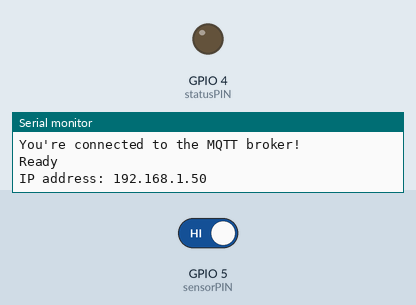
Simulated run of this sketch. Board: ESP8266 (NodeMCU). Parts: output pins drawn as LEDs (lit = HIGH), the last lines printed to the serial monitor. The test bench sets the inputs (shaded band); at power-on: GPIO 5 (sensorPIN) HIGH. WiFi joins after 1.5 s; servers stay silent unless stated; no MQTT or app messages arrive unless stated.

Above: at 2.7 s.
2.8 s: GPIO 5 (sensorPIN) driven LOW
4.3 s: GPIO 5 (sensorPIN) driven HIGH
At 10.1 s:
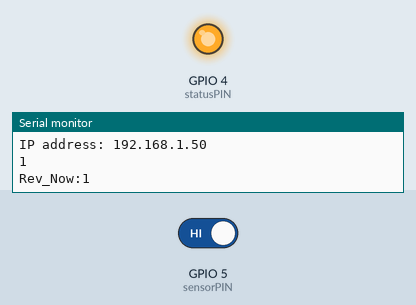
Timing chart, 0 to 22.0 s (numbered marks = the images above; inputs shaded):
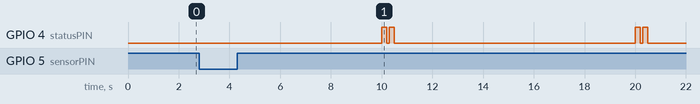

The sketch:

RPM_MQTT.ino
```cpp
#include <ESP8266WiFi.h>
#include <ESP8266mDNS.h>
#include <ArduinoOTA.h>
#include <ArduinoMqttClient.h>

const char* ssid = "RF_AP1"; //AP SSID
const char* password = "payungteduh123"; //AP PASSWORD

WiFiClient wifiClient;
MqttClient mqttClient(wifiClient);

const char broker[] = "172.16.68.72";
int        port     = 1883;
const char topic[]  = "wheel1/rpm/data/subs1";

//WiFi config
IPAddress local_IP(172, 16, 68, 202);
IPAddress subnet(255, 255, 255, 0);
IPAddress gateway(172, 16, 68, 1);
IPAddress primaryDNS(8, 8, 8, 8);
IPAddress secondaryDNS(8, 8, 4, 4);

int idRPM = 35;    //Wheel 1
int rev = 0;
int sensorStateLast;
int sensorPIN = 5;
int statusPIN = 4;
int sensor_id = 2;
bool data = true;
unsigned long endTime;
unsigned long elapsedTime;

// Generally, you should use "unsigned long" for variables that hold time
// The value will quickly become too large for an int to store
unsigned long previousMillis = 0;        // will store last val = 0


// constants won't change:
const long interval = 10000;           // interval at which to reset is 10000 ms / 10 s
//const int betweenReadings = 500;       // interval at which it will read your variable

void setup() {
  Serial.begin(115200);
  pinMode(sensorPIN, INPUT);
  pinMode(statusPIN, OUTPUT);
  if (!WiFi.config(local_IP, gateway, subnet, primaryDNS, secondaryDNS)) {
    Serial.println("STA Failed to configure");
  }
  WiFi.mode(WIFI_STA);
  WiFi.begin(ssid, password); //WiFi init
  Serial.print("Connecting");
  Serial.println();
  while (WiFi.status() != WL_CONNECTED) { //WiFi not connected
    delay(500);
    Serial.print("=");
  }
  Serial.println("");
  while (WiFi.waitForConnectResult() != WL_CONNECTED) {
    Serial.println("Connection Failed! Rebooting...");
    delay(5000);
    ESP.restart();
  }
  if (WiFi.status() == WL_CONNECTED) { //WiFi connected
    Serial.println("Connected, IP address: ");
    Serial.println(WiFi.localIP());
  }

  Serial.print("Attempting to connect to the MQTT broker: ");
  Serial.println(broker);

  if (!mqttClient.connect(broker, port)) {
    Serial.print("MQTT connection failed! Error code = ");
    Serial.println(mqttClient.connectError());

    while (1);
  }

  Serial.println("You're connected to the MQTT broker!");
  Serial.println();

  //Upload Program Over The Air (OTA)
  ArduinoOTA.setPassword((const char*) "h.123+Gmi8");
  ArduinoOTA.onStart([]() {
    String type;
    if (ArduinoOTA.getCommand() == U_FLASH)
      type = "sketch";
    else // U_SPIFFS
      type = "filesystem";

    // NOTE: if updating SPIFFS this would be the place to unmount SPIFFS using SPIFFS.end()
    Serial.println("Start updating " + type);
  });
  ArduinoOTA.onEnd([]() {
    Serial.println("\nEnd");
  });
  ArduinoOTA.onProgress([](unsigned int progress, unsigned int total) {
    Serial.printf("Progress: %u%%\r", (progress / (total / 100)));
  });
  ArduinoOTA.onError([](ota_error_t error) {
    Serial.printf("Error[%u]: ", error);
    if (error == OTA_AUTH_ERROR) Serial.println("Auth Failed");
    else if (error == OTA_BEGIN_ERROR) Serial.println("Begin Failed");
    else if (error == OTA_CONNECT_ERROR) Serial.println("Connect Failed");
    else if (error == OTA_RECEIVE_ERROR) Serial.println("Receive Failed");
    else if (error == OTA_END_ERROR) Serial.println("End Failed");
  });
  ArduinoOTA.begin();
  Serial.println("Ready");
  Serial.print("IP address: ");
  Serial.println(WiFi.localIP());
}

void status_UPDATE() {
  if (rev >= 0) {
    digitalWrite(statusPIN, HIGH);
    delay(200);
    digitalWrite(statusPIN, LOW);
    delay(100);
    digitalWrite(statusPIN, HIGH);
    delay(200);
    digitalWrite(statusPIN, LOW);
    //Serial.println("STATUS 0");
  }
}

void loop() {
  // call poll() regularly to allow the library to send MQTT keep alive which
  // avoids being disconnected by the broker
  mqttClient.poll();
  ArduinoOTA.handle();
        unsigned long currentMillis = millis();
  if (currentMillis - previousMillis >= interval) {
    // save the last time you reset rev
    previousMillis = currentMillis;
    Serial.print("Rev_Now:");
    Serial.println(rev);
    int RPM = rev*6;
    String _sendData = "{\"sensor_id\":\"";
    _sendData += idRPM;
    _sendData += "\",\"sensor_type\":\"1";
    _sendData += "\",\"rpm\":\"";
    _sendData += RPM;
    _sendData += "\"}";
    char dataBuffer[1024];
    _sendData.toCharArray(dataBuffer, 1024);
    mqttClient.beginMessage(topic);
    mqttClient.print(dataBuffer);
    mqttClient.endMessage();
    status_UPDATE();
    Serial.println("Data Send!\n");
    rev = 0;
  }
  if (digitalRead(sensorPIN) == 0) {
    do{
      sensorStateLast = digitalRead(sensorPIN);
      delay(10);
    }
    while (sensorStateLast == 0);
    rev++;
    Serial.println(rev);
  }
}
```

Measured:
- after the input at 2.8 s, every drawn part: stays the same
- after the input at 4.3 s, GPIO 4 (statusPIN): LOW → HIGH after 5.7 s, → LOW 0.20 s later, → HIGH 0.10 s later, → LOW 0.20 s later, … (8 changes in this stretch)
